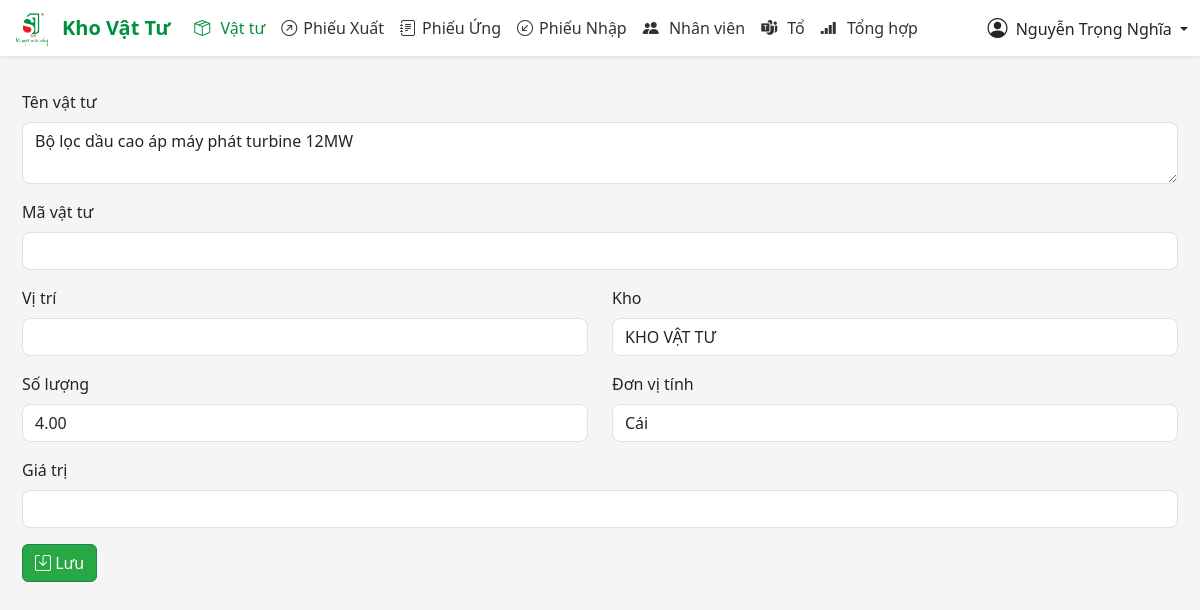
The app's page /?v=chitiet_vattu&id=6329 (signed in) with its own data.
### tables this page shows
CREATE TABLE `vattu` (
  `id` int(11) NOT NULL,
  `mahang` varchar(100) DEFAULT NULL,
  `tenhang` text DEFAULT NULL,
  `dvt` varchar(50) DEFAULT NULL,
  `soluong` decimal(10,2) DEFAULT NULL,
  `giatri` int(20) DEFAULT NULL,
  `tenkho` varchar(255) DEFAULT NULL,
  `vitri` text DEFAULT NULL
);

### view/chitiet_vattu.php (the view, shortened to what this page needs)
<?php
$id = $_GET['id'] ?? 0;
$sql = "SELECT * FROM vattu WHERE id = $id";
$result = mysqli_query($conn, $sql);
$row = mysqli_fetch_assoc($result);
?>
<div class="mb-3">
    <label class="form-label">Tên vật tư</label>
    <textarea type="text" <?php if ($_SESSION['quyen'] != 1){ echo 'disabled'; } ?>  class="form-control"><?php echo $row['tenhang'] ?></textarea>
</div>
<div class="mb-3">
    <label class="form-label">Mã vật tư</label>
    <input type="text" class="form-control" value="<?php echo $row['mahang'] ?>">
</div>
<div class="row mb-3">
    <div class="col-6">
        <label class="form-label">Vị trí</label>
        <input <?php if ($_SESSION['quyen'] != 1){ echo 'disabled'; } ?> type="text" class="form-control" value="<?php echo $row['vitri'] ?>">
    </div>
    <div class="col-6">
        <label class="form-label">Kho</label>
        <input  type="text" class="form-control" value="<?php echo $row['tenkho'] ?>">
    </div>
</div>
<div class="row mb-3">
    <div class="col-6">
        <label class="form-label">Số lượng</label>
        <input readonly type="number" class="form-control" value="<?php echo $row['soluong'] ?>">
    </div>
    <div class="col-6">
        <label class="form-label">Đơn vị tính</label>
        <input <?php if ($_SESSION['quyen'] != 1){ echo 'disabled'; } ?> type="text" class="form-control" value="<?php echo $row['dvt'] ?>">
    </div>
</div>
<div class="mb-3">
    <label class="form-label">Giá trị</label>
    <input type="text" class="form-control" value="<?php echo $row['giatri'] ?>">
</div>
<div class="d-flex  mb-2">
    <button id="btn_save" class="btn btn-success">
        <i class="bi bi-save"></i> Lưu
    </button>
</div>

### view/header.php (style rules this page uses)
body { background-color: #f5f9ff; }
.btn-success { background-color: #28a745; }

### view/chitiet_vattu.php (style rules this page uses)
body { background: #f5f5f5; padding: 10px; }
.form-control { border-radius: 0.5rem; }

### records on screen
vattu: tenhang "Bộ lọc dầu cao áp máy phát turbine 12MW", tenkho "KHO VẬT TƯ", soluong "4.00", dvt "Cái"

### other values on screen
$_SESSION['hoten'] "Nguyễn Trọng Nghĩa"
